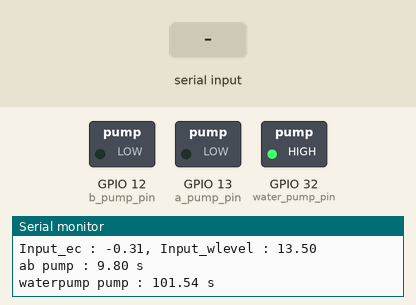
This sketch was run on a simulated ESP32. Parts: switched loads named in the sketch (green lamp = pin HIGH), the last lines printed to the serial monitor. The test bench sets the inputs (shaded band).

Above: at 1.2 s.
1.3 s: "start\n" received over Serial
At 2.4 s:
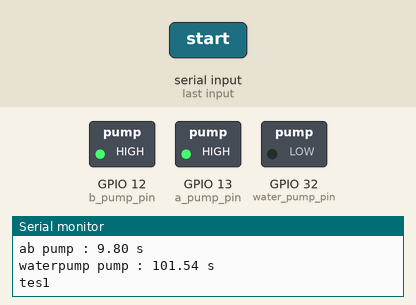
At 12.4 s:
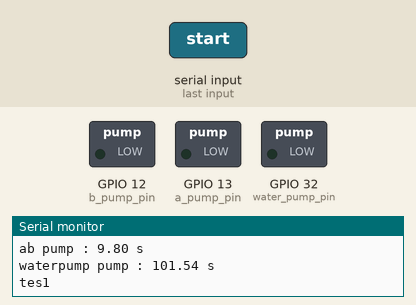
Timing chart, 0 to 12.8 s (numbered marks = the images above; inputs shaded):
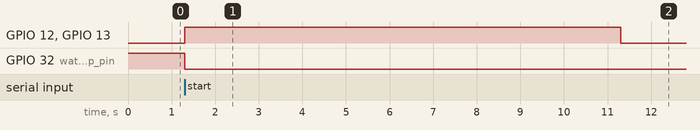

The sketch:

ESP32.ino
```cpp
#ifndef FUZZY_LIB
#define FUZZY_LIB 1
#include <Fuzzy.h>
#endif

#ifndef FUZZY_SET
#include "fuzzy_set_kangkung.h"
#endif

#ifndef FUZZIFICATION
#include "fuzzification.h"
#endif

#define a_pump_pin 13
#define b_pump_pin 12
#define water_pump_pin 32

int flag_delay_pump = 0;
int flag_ab_pump = 0;
int flag_water_pump = 0;


void setup() {
  // put your setup code here, to run once:
  Serial.begin(115200);
//
  pinMode(a_pump_pin,OUTPUT);
  pinMode(b_pump_pin,OUTPUT);
  pinMode(water_pump_pin,OUTPUT);
  digitalWrite(water_pump_pin,HIGH);
  fuzzification();
  fuzzy_rule();

}

void loop() {
  // put your main code here, to run repeatedly:
  Output_fuzzy fuzzy_kangkung;

  float input_ec = -0.31;
  float input_water_level = 13.5;
  Serial.print("Input_ec : " + String(input_ec) + ", Input_wlevel : " + String(input_water_level));
  Serial.println();

//  fuzzy->setInput(1,input_ec);
//  fuzzy->setInput(2,input_ph);
//  fuzzy->fuzzify();
  fuzzy_kangkung = output_fuzzy_kangkung(input_ec,input_water_level);

//  float output_ph_up = fuzzy->defuzzify(1);
//  float output_ph_down = fuzzy->defuzzify(2);
//  float output_ab_pump = fuzzy->defuzzify(3);
  Serial.println("ab pump : " + String(fuzzy_kangkung.output_ab_pump) + " s");
  Serial.println("waterpump pump : " + String(fuzzy_kangkung.output_water_pump) + " s");

    if(Serial.available()){
    String input = Serial.readStringUntil('\n');
    while(input == "cal"){
      digitalWrite(a_pump_pin,HIGH);
      digitalWrite(b_pump_pin,HIGH);
      digitalWrite(water_pump_pin,LOW);
      delay(5000);
            digitalWrite(a_pump_pin,LOW);
      digitalWrite(b_pump_pin,LOW);
      digitalWrite(water_pump_pin,HIGH);
      break;
    }
    while(input == "start"){
      pump_on(fuzzy_kangkung.output_ab_pump,fuzzy_kangkung.output_water_pump);
      break;

  }


}


}

void pump_on(float ab_dur,float wp_dur){
  Serial.println("tes1");
  unsigned long msg_ab = millis();
  unsigned long msg_wp = millis();
  unsigned long now = millis();
  digitalWrite(a_pump_pin,HIGH);
  digitalWrite(b_pump_pin,HIGH);
  digitalWrite(water_pump_pin,LOW);

  while(!(flag_ab_pump && flag_water_pump)){
    msg_ab = millis();
    msg_wp = millis();

    if((msg_ab - now)/1000 > ab_dur){
      digitalWrite(a_pump_pin,LOW);
      digitalWrite(b_pump_pin,LOW);
      flag_ab_pump = 1;
    }
    if((msg_wp - now)/1000> wp_dur){
      digitalWrite(water_pump_pin,HIGH);
      flag_water_pump = 1;
    }
  }
  flag_ab_pump = 0;
  flag_water_pump = 0;
}
```

fuzzification.cpp
```cpp
#define FUZZIFICATION 0
#include "fuzzification.h"

#ifndef FUZZY_LIB
#include <Fuzzy.h>
#endif

Fuzzy *fuzzy = new Fuzzy();

Fuzzy_set_kangkung fuzzy_kangkung;

Output_fuzzy output_fuzzy_kangkung(float input_ec, float input_water_level){

  Output_fuzzy fuzzy_kangkung_output;


  fuzzy->setInput(1,input_ec);
  fuzzy->setInput(2,input_water_level);
  fuzzy->fuzzify();

  fuzzy_kangkung_output.output_ab_pump = fuzzy->defuzzify(1);
  fuzzy_kangkung_output.output_water_pump = fuzzy->defuzzify(2);

  return fuzzy_kangkung_output;
}


void fuzzification(){
  //INPUT
    //EC
    FuzzyInput *ec = new FuzzyInput(1);

    ec->addFuzzySet(fuzzy_kangkung.ec_L);
    ec->addFuzzySet(fuzzy_kangkung.ec_M);
    ec->addFuzzySet(fuzzy_kangkung.ec_E);
    ec->addFuzzySet(fuzzy_kangkung.ec_H);
    fuzzy->addFuzzyInput(ec);

    //Water level
    FuzzyInput *w = new FuzzyInput(2);

    w->addFuzzySet(fuzzy_kangkung.w_L);
    w->addFuzzySet(fuzzy_kangkung.w_M);
    w->addFuzzySet(fuzzy_kangkung.w_E);
    w->addFuzzySet(fuzzy_kangkung.w_H);
    fuzzy->addFuzzyInput(w);


  //OUTPUT

    //AB MIX
    FuzzyOutput *ab = new FuzzyOutput(1);

    ab->addFuzzySet(fuzzy_kangkung.ab_Z);
    ab->addFuzzySet(fuzzy_kangkung.ab_VVS);
    ab->addFuzzySet(fuzzy_kangkung.ab_VS);
    ab->addFuzzySet(fuzzy_kangkung.ab_S);
    ab->addFuzzySet(fuzzy_kangkung.ab_M);
    ab->addFuzzySet(fuzzy_kangkung.ab_LG);
    ab->addFuzzySet(fuzzy_kangkung.ab_VLG);
    ab->addFuzzySet(fuzzy_kangkung.ab_VVLG);
    fuzzy->addFuzzyOutput(ab);

    //water pump
    FuzzyOutput *wp = new FuzzyOutput(2);

    wp->addFuzzySet(fuzzy_kangkung.wp_Z);
    wp->addFuzzySet(fuzzy_kangkung.wp_S);
    wp->addFuzzySet(fuzzy_kangkung.wp_M);
    wp->addFuzzySet(fuzzy_kangkung.wp_LG);
    fuzzy->addFuzzyOutput(wp);


}

void fuzzy_rule(){

  //rule 1
  FuzzyRuleAntecedent *ec_L_w_L = new FuzzyRuleAntecedent();
  ec_L_w_L->joinWithAND(fuzzy_kangkung.ec_L,fuzzy_kangkung.w_L);

  FuzzyRuleConsequent *ab_VVLG_wp_LG = new FuzzyRuleConsequent();
  ab_VVLG_wp_LG->addOutput(fuzzy_kangkung.ab_VVLG);
  ab_VVLG_wp_LG->addOutput(fuzzy_kangkung.wp_LG);

  FuzzyRule *fuzzyRule1 = new FuzzyRule(1,ec_L_w_L,ab_VVLG_wp_LG);
  fuzzy->addFuzzyRule(fuzzyRule1);

  //rule 2
  FuzzyRuleAntecedent *ec_L_w_M = new FuzzyRuleAntecedent();
  ec_L_w_M->joinWithAND(fuzzy_kangkung.ec_L,fuzzy_kangkung.w_M);

  FuzzyRuleConsequent *ab_VLG_wp_M = new FuzzyRuleConsequent();
  ab_VLG_wp_M->addOutput(fuzzy_kangkung.ab_VLG);
  ab_VLG_wp_M->addOutput(fuzzy_kangkung.wp_M);

  FuzzyRule *fuzzyRule2 = new FuzzyRule(2,ec_L_w_M,ab_VLG_wp_M);
  fuzzy->addFuzzyRule(fuzzyRule2);

  //rule 3
  FuzzyRuleAntecedent *ec_L_w_E = new FuzzyRuleAntecedent();
  ec_L_w_E->joinWithAND(fuzzy_kangkung.ec_L,fuzzy_kangkung.w_E);

  FuzzyRuleConsequent *ab_VS_wp_Z = new FuzzyRuleConsequent();
  ab_VS_wp_Z->addOutput(fuzzy_kangkung.ab_VS);
  ab_VS_wp_Z->addOutput(fuzzy_kangkung.wp_Z);

  FuzzyRule *fuzzyRule3 = new FuzzyRule(3,ec_L_w_E,ab_VS_wp_Z);
  fuzzy->addFuzzyRule(fuzzyRule3);

  //rule 4
  FuzzyRuleAntecedent *ec_L_w_H = new FuzzyRuleAntecedent();
  ec_L_w_H->joinWithAND(fuzzy_kangkung.ec_L,fuzzy_kangkung.w_H);

//  FuzzyRuleConsequent *ab_VS_wp_Z = new FuzzyRuleConsequent();
  ab_VS_wp_Z->addOutput(fuzzy_kangkung.ab_VS);
  ab_VS_wp_Z->addOutput(fuzzy_kangkung.wp_Z);

  FuzzyRule *fuzzyRule4 = new FuzzyRule(4,ec_L_w_H,ab_VS_wp_Z);
  fuzzy->addFuzzyRule(fuzzyRule4);

  //rule 5
  FuzzyRuleAntecedent *ec_M_w_L = new FuzzyRuleAntecedent();
  ec_M_w_L->joinWithAND(fuzzy_kangkung.ec_M,fuzzy_kangkung.w_L);

//  FuzzyRuleConsequent *ab_VVLG_wp_LG = new FuzzyRuleConsequent();
  ab_VVLG_wp_LG->addOutput(fuzzy_kangkung.ab_VVLG);
  ab_VVLG_wp_LG->addOutput(fuzzy_kangkung.wp_LG);

  FuzzyRule *fuzzyRule5 = new FuzzyRule(5,ec_M_w_L,ab_VVLG_wp_LG);
  fuzzy->addFuzzyRule(fuzzyRule5);

  //rule 6
  FuzzyRuleAntecedent *ec_M_w_M = new FuzzyRuleAntecedent();
  ec_M_w_M->joinWithAND(fuzzy_kangkung.ec_M,fuzzy_kangkung.w_M);

  FuzzyRuleConsequent *ab_LG_wp_M = new FuzzyRuleConsequent();
  ab_LG_wp_M->addOutput(fuzzy_kangkung.ab_LG);
  ab_LG_wp_M->addOutput(fuzzy_kangkung.wp_M);

  FuzzyRule *fuzzyRule6 = new FuzzyRule(6,ec_M_w_M,ab_LG_wp_M);
  fuzzy->addFuzzyRule(fuzzyRule6);

  //rule 7
  FuzzyRuleAntecedent *ec_M_w_E = new FuzzyRuleAntecedent();
  ec_M_w_E->joinWithAND(fuzzy_kangkung.ec_M,fuzzy_kangkung.w_E);

  FuzzyRuleConsequent *ab_VVS_wp_Z = new FuzzyRuleConsequent();
  ab_VVS_wp_Z->addOutput(fuzzy_kangkung.ab_VVS);
  ab_VVS_wp_Z->addOutput(fuzzy_kangkung.wp_Z);

  FuzzyRule *fuzzyRule7 = new FuzzyRule(7,ec_M_w_E,ab_VVS_wp_Z);
  fuzzy->addFuzzyRule(fuzzyRule7);

  //rule 8
  FuzzyRuleAntecedent *ec_M_w_H = new FuzzyRuleAntecedent();
  ec_M_w_H->joinWithAND(fuzzy_kangkung.ec_M,fuzzy_kangkung.w_H);

//  FuzzyRuleConsequent *ab_VVS_wp_Z = new FuzzyRuleConsequent();
  ab_VVS_wp_Z->addOutput(fuzzy_kangkung.ab_VVS);
  ab_VVS_wp_Z->addOutput(fuzzy_kangkung.wp_Z);

  FuzzyRule *fuzzyRule8 = new FuzzyRule(8,ec_M_w_H,ab_VVS_wp_Z);
  fuzzy->addFuzzyRule(fuzzyRule8);

  //rule 9
  FuzzyRuleAntecedent *ec_E_w_L = new FuzzyRuleAntecedent();
  ec_E_w_L->joinWithAND(fuzzy_kangkung.ec_E,fuzzy_kangkung.w_L);

  FuzzyRuleConsequent *ab_VLG_wp_LG = new FuzzyRuleConsequent();
  ab_VLG_wp_LG->addOutput(fuzzy_kangkung.ab_VLG);
  ab_VLG_wp_LG->addOutput(fuzzy_kangkung.wp_LG);

  FuzzyRule *fuzzyRule9 = new FuzzyRule(9,ec_E_w_L,ab_VLG_wp_LG);
  fuzzy->addFuzzyRule(fuzzyRule9);

  //rule 10
  FuzzyRuleAntecedent *ec_E_w_M = new FuzzyRuleAntecedent();
  ec_E_w_M->joinWithAND(fuzzy_kangkung.ec_E,fuzzy_kangkung.w_M);

  FuzzyRuleConsequent *ab_M_wp_M = new FuzzyRuleConsequent();
  ab_M_wp_M->addOutput(fuzzy_kangkung.ab_M);
  ab_M_wp_M->addOutput(fuzzy_kangkung.wp_M);

  FuzzyRule *fuzzyRule10 = new FuzzyRule(10,ec_E_w_M,ab_M_wp_M);
  fuzzy->addFuzzyRule(fuzzyRule10);

  //rule 11
  FuzzyRuleAntecedent *ec_E_w_E = new FuzzyRuleAntecedent();
  ec_E_w_E->joinWithAND(fuzzy_kangkung.ec_E,fuzzy_kangkung.w_E);

  FuzzyRuleConsequent *ab_Z_wp_Z = new FuzzyRuleConsequent();
  ab_Z_wp_Z->addOutput(fuzzy_kangkung.ab_Z);
  ab_Z_wp_Z->addOutput(fuzzy_kangkung.wp_Z);

  FuzzyRule *fuzzyRule11 = new FuzzyRule(11,ec_E_w_E,ab_Z_wp_Z);
  fuzzy->addFuzzyRule(fuzzyRule11);

  //rule 12
  FuzzyRuleAntecedent *ec_E_w_H = new FuzzyRuleAntecedent();
  ec_E_w_H->joinWithAND(fuzzy_kangkung.ec_E,fuzzy_kangkung.w_H);

//  FuzzyRuleConsequent *ab_Z_wp_Z = new FuzzyRuleConsequent();
  ab_Z_wp_Z->addOutput(fuzzy_kangkung.ab_Z);
  ab_Z_wp_Z->addOutput(fuzzy_kangkung.wp_Z);

  FuzzyRule *fuzzyRule12 = new FuzzyRule(12,ec_E_w_H,ab_Z_wp_Z);
  fuzzy->addFuzzyRule(fuzzyRule12);

  //rule 13
  FuzzyRuleAntecedent *ec_H_w_L = new FuzzyRuleAntecedent();
  ec_H_w_L->joinWithAND(fuzzy_kangkung.ec_H,fuzzy_kangkung.w_L);

  FuzzyRuleConsequent *ab_LG_wp_LG = new FuzzyRuleConsequent();
  ab_LG_wp_LG->addOutput(fuzzy_kangkung.ab_LG);
  ab_LG_wp_LG->addOutput(fuzzy_kangkung.wp_LG);

  FuzzyRule *fuzzyRule13 = new FuzzyRule(13,ec_H_w_L,ab_LG_wp_LG);
  fuzzy->addFuzzyRule(fuzzyRule13);

  //rule 14
  FuzzyRuleAntecedent *ec_H_w_M = new FuzzyRuleAntecedent();
  ec_H_w_M->joinWithAND(fuzzy_kangkung.ec_H,fuzzy_kangkung.w_M);

  FuzzyRuleConsequent *ab_S_wp_M = new FuzzyRuleConsequent();
  ab_S_wp_M->addOutput(fuzzy_kangkung.ab_S);
  ab_S_wp_M->addOutput(fuzzy_kangkung.wp_M);

  FuzzyRule *fuzzyRule14 = new FuzzyRule(14,ec_H_w_M,ab_S_wp_M);
  fuzzy->addFuzzyRule(fuzzyRule14);

  //rule 15
  FuzzyRuleAntecedent *ec_H_w_E = new FuzzyRuleAntecedent();
  ec_H_w_E->joinWithAND(fuzzy_kangkung.ec_H,fuzzy_kangkung.w_E);

  FuzzyRuleConsequent *ab_Z_wp_S = new FuzzyRuleConsequent();
  ab_Z_wp_S->addOutput(fuzzy_kangkung.ab_Z);
  ab_Z_wp_S->addOutput(fuzzy_kangkung.wp_S);

  FuzzyRule *fuzzyRule15 = new FuzzyRule(15,ec_H_w_E,ab_Z_wp_S);
  fuzzy->addFuzzyRule(fuzzyRule15);

  //rule 16
  FuzzyRuleAntecedent *ec_H_w_H = new FuzzyRuleAntecedent();
  ec_H_w_H->joinWithAND(fuzzy_kangkung.ec_H,fuzzy_kangkung.w_H);

//  FuzzyRuleConsequent *ab_Z_wp_Z = new FuzzyRuleConsequent();
  ab_Z_wp_Z->addOutput(fuzzy_kangkung.ab_Z);
  ab_Z_wp_Z->addOutput(fuzzy_kangkung.wp_Z);

  FuzzyRule *fuzzyRule16 = new FuzzyRule(16,ec_H_w_H,ab_Z_wp_Z);
  fuzzy->addFuzzyRule(fuzzyRule16);
}
```

fuzzification.h
```cpp
#ifndef FUZZY_SET
#include "fuzzy_set_kangkung.h"
#endif


Output_fuzzy output_fuzzy_kangkung(float input_ec, float input_water_level);
void fuzzification();
void fuzzy_rule();
```

fuzzy_set_kangkung.h
```cpp
#define FUZZY_SET 0
#include <Fuzzy.h>

typedef struct Kangkung{
//FUZZY SET
  //INPUT
    //Offset EC
    // Kangkung -> ec = 2 - 2.4 mS
    //0.1 minimum
    //2.5 maksimum

    //Durasi nyala pompa
    //dari 0.1 ke 2.5 berapa lama durasi -> Tmaks = ... sekon
    //dari

    FuzzySet *ec_L = new FuzzySet(-0.6,-0.5,-0.4,-0.2);
    FuzzySet *ec_M = new FuzzySet(-0.4,-0.2,-0.2,0);
    FuzzySet *ec_E = new FuzzySet(-0.2,0,0,0.4);
    FuzzySet *ec_H = new FuzzySet(0,0.4,0.5,0.6);

    //Water Level
    FuzzySet *w_L = new FuzzySet(-2,0,10.9,14.4);
    FuzzySet *w_M = new FuzzySet(10.9,14.4,14.4,20);
    FuzzySet *w_E = new FuzzySet(14.4,20,20,23.6);
    FuzzySet *w_H = new FuzzySet(20,22,24,26);


  //OUTPUT
    //AB MIX
    FuzzySet *ab_Z = new FuzzySet(-0.835 ,-0.0003125 ,-0.0003125 ,0.8344);
    FuzzySet *ab_VVS = new FuzzySet(0.8344 ,1.669 ,1.669 ,2.504);
    FuzzySet *ab_VS = new FuzzySet(2.504 ,3.338 ,3.338 ,4.173);
    FuzzySet *ab_S = new FuzzySet(4.173 ,5.008 ,5.008 ,5.843);
    FuzzySet *ab_M = new FuzzySet(5.843 ,6.677 ,6.677 ,7.512);
    FuzzySet *ab_LG = new FuzzySet(7.512 ,8.347 ,8.347 ,9.181);
    FuzzySet *ab_VLG = new FuzzySet(9.181 ,10.02, 10.02, 10.85);
    FuzzySet *ab_VVLG = new FuzzySet(10.85 ,11.69 ,11.69 ,12.52);

    //Water pump
    FuzzySet *wp_Z = new FuzzySet(-20,1.25,1.25,22.5);
    FuzzySet *wp_S = new FuzzySet(22.5,43.75,43.75,65);
    FuzzySet *wp_M = new FuzzySet(65,86.25,86.25,107.5);
    FuzzySet *wp_LG = new FuzzySet(107.5,128.75,128.75,150);

} Fuzzy_set_kangkung;

typedef struct OutputFuzzy{
  float output_water_pump;
  float output_ab_pump;
} Output_fuzzy;
```

Measured:
- after the input at 1.3 s, GPIO 12 (b_pump_pin), GPIO 13 (a_pump_pin): LOW → HIGH at once, → LOW 10.0 s later; GPIO 32 (water_pump_pin): HIGH → LOW at once
